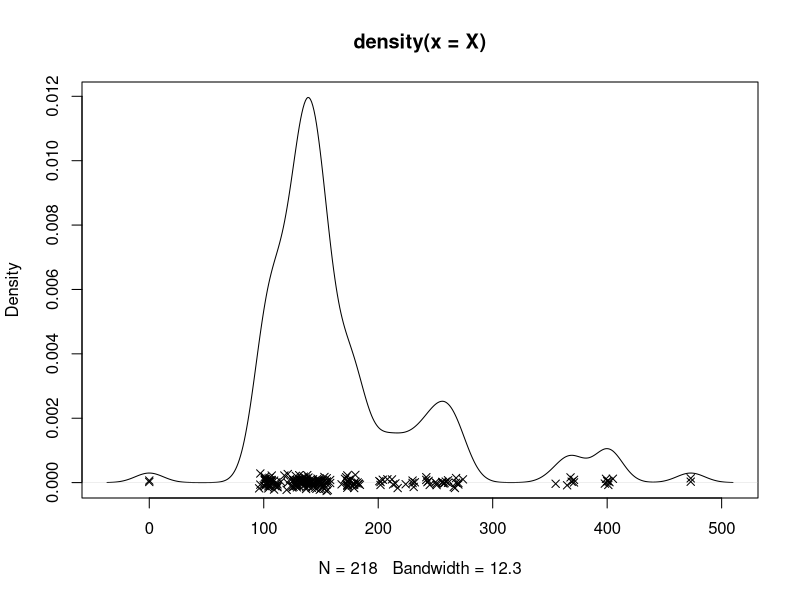

This chart was generated by the following R code: (Note: this script raises an error after producing the figure.)
# Vectorized code to sample cluster assignments
assign_cls <- function(X,lambda,theta,K,nobs) {
  rsp <- matrix(log(lambda),nrow=K, ncol = nobs) # K rows
  for(kk in 1:K) {
    rsp[kk,] <- rsp[kk,] + dpois(X,theta[kk],log=T)
  }
  rsp <- exp(t(rsp) - apply(rsp,2,max)) # K cols
  rsp <- apply(rsp,1,cumsum)
  rsp <- t(rsp) > (runif(nobs)*rsp[K,])
  max.col(rsp,"first")
}


# Poisson mixture model for RNA sequence data
ccr <- read.table('./rna_seq.txt')
nobs <- nrow(ccr)
X   <- ccr$V4
plot(density(X))
points(X,rnorm(nobs,0,.0001),pch=4)

K   <- 10
alp <- 1
a_0 <- 1; a_1 <- .01

n_iter <- 2000

zz   <- matrix(1L, n_iter,nobs)
theta <- matrix(0, n_iter,K)
lmbd   <- matrix(0, n_iter,K)


# To sample from a Dirichlet distribution, sample a bunch of
#  Gamma variables and normalize them
pi_0   <- rgamma(K,alp,1)
lmbd[1,] <- pi_0/sum(pi_0)


theta_0 <- rgamma(K,a_0,a_1)
theta[1,] <- theta_0; # seq(50,by=50,len=5)


for(ii in 2:n_iter) {
  zz[ii,] <- assign_cls(X,lmbd[ii-1,],theta[ii-1,],K,nobs) 
  for(cls in 1:K)  {
    curr <- X[zz[ii,]==cls]
    theta[ii,cls] <- rgamma(1,sum(curr)+a_0, length(curr)+a_1)
    lmbd[ii,cls]   <- rgamma(1,length(curr)+alp)
  }
  lmbd[ii,] <- lmbd[ii,]/sum(lmbd)
}

plot_dens <- function(grd,lmbd,theta) {
  K <- length(lmbd) 
  prb <- rep(0,length(grd))
  for(kk in 1:K) {
    prb <- prb + lmbd[kk]*dpois(grd,theta[kk])
  }
  return(prb)
}

plot_comps <- function(grd,lmbd,theta) {
  K <- length(lmbd) 
  prb <- matrix(0,K*length(grd),3)
  for(kk in 1:K) {
    ix <- (kk-1)*length(grd)+(1:length(grd))
    prb[ix,1] <- grd
    prb[ix,2] <- lmbd[kk]*dpois(grd,theta[kk])
    prb[ix,3] <- kk
  }
  return(prb)
}


grd <- 0:600
prb <- matrix(0,n_iter,length(grd))
for(ii in 1:n_iter) {
  prb[ii,] <- plot_dens(grd,lmbd[ii,],theta[ii,])
}
tmp <- data.frame(t(apply(prb, 2,quantile,c(.1,.5,.9))))
tmp$X <- grd
ggplot(data=tmp, aes(x=X)) + geom_line(aes(y=X50.)) +
              geom_ribbon(aes(ymin=X10., ymax=X90.),fill='blue', alpha=0.3) +
              geom_point(data=data.frame(X),aes(x=X,y=0))
